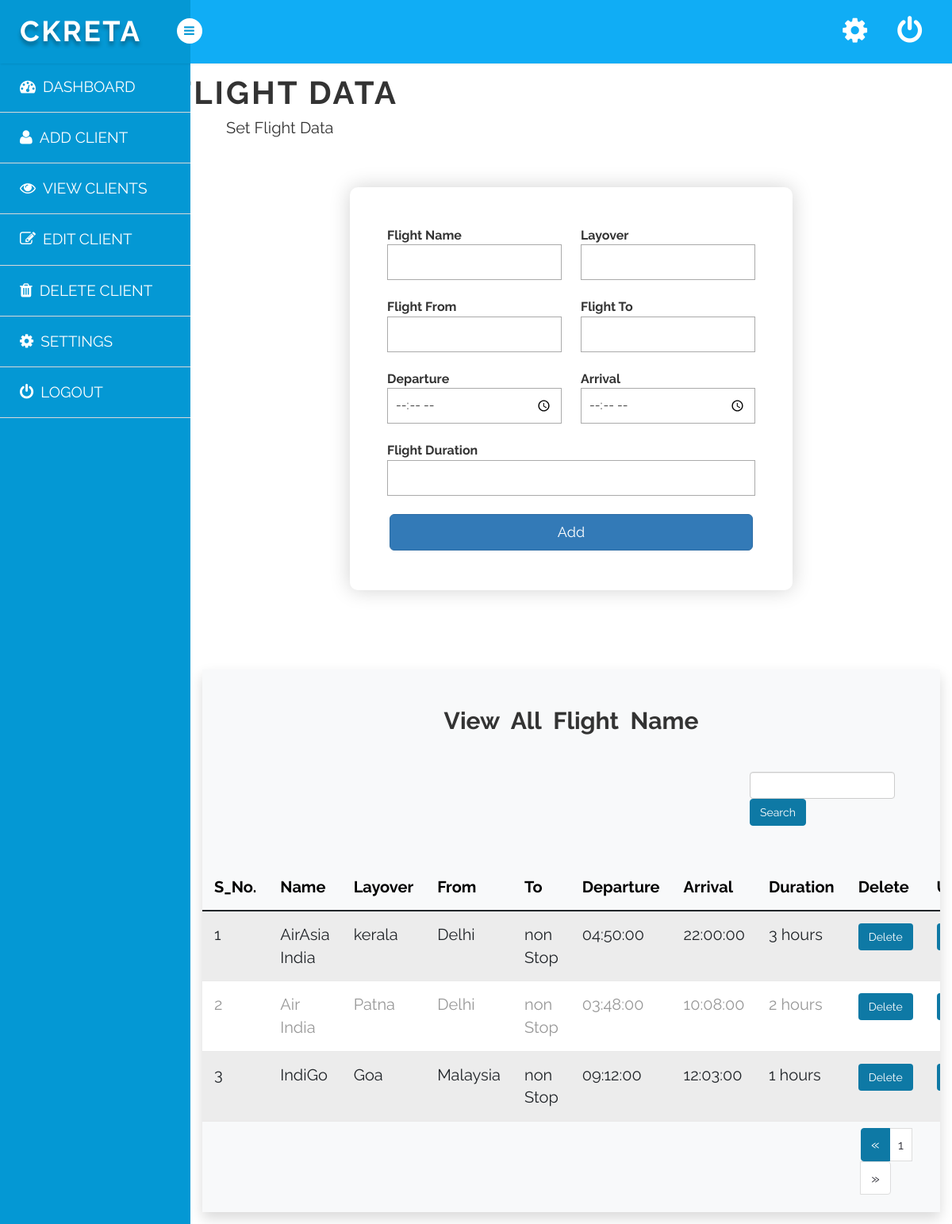
The page /client/flight.php (signed in) on the database its author committed.
### tables this page shows
CREATE TABLE `flights` (
  `user_id` int(11) NOT NULL,
  `trip_id` varchar(255) NOT NULL,
  `flight_name` varchar(255) NOT NULL,
  `flight_from` char(255) DEFAULT NULL,
  `flight_to` char(255) DEFAULT NULL,
  `layover` char(255) DEFAULT NULL,
  `departure` time DEFAULT NULL,
  `arrival` time DEFAULT NULL,
  `flight_duration` varchar(255) DEFAULT NULL
);

### client/flight.php (the view, shortened to what this page needs)
<?php
 $num_per_page=05;
    if(isset($_GET["page"]))
    {
            $page=$_GET["page"];
    }
    else
    {
        $page=1;
    }
    $start_from=($page-1) * 05;
    $sql="Select * from  flights ORDER BY user_id DESC limit $start_from,$num_per_page";
if (isset($_POST['btnsubmit'])) {
    $valuesearch = $_POST['valuesearch'];
    $sql = "SELECT * FROM `flights` WHERE CONCAT(`user_id`, `flight_name`)LIKE '%" . $valuesearch . "%'";
    $rs_result = filterTable($sql);
} else {
    $rs_result = filterTable($sql);
}
function filterTable($sql)
{
    include('../conn/config.php');
    $filter_result = mysqli_query($conn, $sql);
    return $filter_result;
}
?>
<link rel="stylesheet" href="../css/view_all.css">
<!DOCTYPE html>
<html>
<link rel="stylesheet" href="add1.css">
<link rel="stylesheet" href="https://maxcdn.bootstrapcdn.com/bootstrap/3.3.5/css/bootstrap.min.css">
<link rel="stylesheet"
    href="https://cdnjs.cloudflare.com/ajax/libs/bootstrap-multiselect/0.9.13/css/bootstrap-multiselect.css">
<link rel="stylesheet" href="https://maxcdn.bootstrapcdn.com/bootstrap/3.4.1/css/bootstrap.min.css">
<link href="https://cdn.jsdelivr.net/npm/bootstrap@5.1.3/dist/css/bootstrap.min.css" rel="stylesheet"
>
<link rel="stylesheet" href="https://cdnjs.cloudflare.com/ajax/libs/font-awesome/4.7.0/css/font-awesome.min.css">
<link rel="stylesheet" href="../css/setting.css">
<link rel="stylesheet" href="../css/main.css">
<body>
    <?php include '../include/side.php' ?>
    <section id="container">
        <section id="main-content">
            <section class="wrapper">
                    <h1 class="set1">FLIGHT DATA</h1>
                    <p class="set my-2">Set Flight Data</p>
                    <form id="regForm1"  action="" method="post" >
                                <div class="row">
                                    <div class="col-6">
                                    <label>Flight Name</label><br>
                                     <input type="text" name="flight_name" placeholder="Flight Name">
                                    </div>
                                    <div class="col-6">
                                    <label>Layover</label><br>
                                      <input type="text" name="layover" placeholder="Layover">
                                    </div>
                                </div>
                                <br>
                                <div class="row">
                                    <div class="col-6">
                                    <label>Flight From</label><br>
                                     <input type="text" name="flight_from" placeholder="Flight From">
                                    </div>
                                    <div class="col-6">
                                    <label>Flight To</label><br>
                                     <input type="text" name="flight_to" placeholder="Flight To">
                                        </div>
                                </div>
                                <br>
                                <div class="row">
                                    <div class="col-6">
                                    <label>Departure</label><br>
                                <input type="time" name="departure" placeholder="Departure">
                                    </div>
                                    <div class="col-6">
                                    <label>Arrival</label><br>
                                     <input type="time" name="arrival" placeholder="Arrival">
                                        </div>
                                </div>
                                <br>
                                <div class="row">
                                    <div class="col-12">
                                    <label>Flight Duration</label><br>
                                <input type="text" name="flight_duration" placeholder="Duration">
                                    </div>
                                </div>
                         <br>
                        <button type="submit" name="submitbtn" class="btn btn-primary btn-lg btn-block" style="color: white;">Add</button>
                    </form>
                    <div class="table-responsive  cla shadow bg-light" >
                    <h4 style="font-size: 30px;font-weight:900px; " class="text-center my-5"><b>View&nbsp;
                                All&nbsp;&nbsp;Flight&nbsp;&nbsp;Name</b></h4>
                            <form class="form-inline my-5" method="post" action="#">
                                <input type="text" class="form-control"  id="search_text"
                                    name="valuesearch" placeholder="Search : Enter Trip ID , Name , Date">
                                <button class="btn btn-success" type="submit" value="Filter"
                                    name="btnsubmit">Search</button>
                            </form>
                            <table class="table table-striped my-2 " >
                                <thead>
                                    <tr style="text-align: center;"  class="cs">
                                        <th  style="color: black; font-weight:bold;font-size:20px;">S_No.</th>
                                        <th style="color: black; font-weight:bold;font-size:20px;">Name</th>
                                        <th style="color: black; font-weight:bold;font-size:20px;">Layover</th>
                                        <th style="color: black; font-weight:bold;font-size:20px;">From</th>
                                        <th style="color: black; font-weight:bold;font-size:20px;">To</th>
                                        <th style="color: black; font-weight:bold;font-size:20px;">Departure</th>
                                        <th style="color: black; font-weight:bold;font-size:20px;">Arrival</th>
                                        <th style="color: black; font-weight:bold;font-size:20px;">Duration</th>
                                        <th style="color: black; font-weight:bold;font-size:20px;">Delete</th>
                                        <th style="color: black; font-weight:bold;font-size:20px;">Update</th>
                                     </tr>
                                </thead>
                                <tbody style="background-color: white;">
                                 <?php
                                include('../conn/config.php');
                                    $a=0;
                                    while ($row = mysqli_fetch_assoc($rs_result)){
                            ?>
                                    <tr >
                                        <td style="font-size:20px;">
                                            <?php echo ++$a ?>
                                        </td>
                                        <td style="font-size:20px;">
                                            <?php echo $row['flight_name'] ?>
                                        </td>
                                        <td style="font-size:20px;">
                                            <?php echo $row['flight_from'] ?>
                                        </td>
                                        <td style="font-size:20px;">
                                            <?php echo $row['flight_to'] ?>
                                        </td>
                                        <td style="font-size:20px;">
                                            <?php echo $row['layover'] ?>
                                        </td>
                                        <td style="font-size:20px;">
                                            <?php echo $row['departure'] ?>
                                        </td>
                                        <td style="font-size:20px;">
                                            <?php echo $row['arrival'] ?>
                                        </td>
                                        <td style="font-size:20px;">
                                            <?php echo $row['flight_duration'] ?>
                                        </td>
                                        <td>
                                            <a href="<?php $_SERVER['PHP_SELF'] ?>?del=<?php echo $row['user_id']?>"
                                                class="btn btn" style="background-color: #0e79a5; color:white;">Delete</a>
                                        </td>
                                        <td>
                                            <a href="update_flight.php?upd=<?php echo $row['user_id']?>"
                                                class="btn btn" style="background-color: #0e79a5; color:white;">Update</a>
                                        </td>
                                      </tr>
                                    <?php
                                        }
                                        ?>
                                </tbody>
                            </table>
                            <nav aria-label="Page navigation example ">
                                <ul class="pagination  ">
                                    <li class="page-item active">
                                        <a class="page-link" aria-label="Previous" href="<?php
                                        if($page <=1)
                                        {
                                            echo '#';
                                        }
                                        else
                                        {
                                            echo"?page=".$page -1;
                                        }
                                        ?>"> <span aria-hidden="true">&laquo;</span>
                                            <span class="sr-only">Previous</span></a>
                                    </li>
                                    <?php
                                            $sql="select * from flights";
                                            $rs_result=mysqli_query($conn,$sql);
                                            $total_records=mysqli_num_rows($rs_result);
                                            $total_page=ceil($total_records/$num_per_page);
                                            for($i=1;$i<=$total_page;$i++)
                                            {
                                                ?>
                                    <li class="page-item">
                                        <?php  echo "<a  class='page-link' aria-label='Previous' href='flight.php?page=".$i."' >".$i."</a>";?>
                                    </li>
                                    <?php
                                            }
                                            ?>
                                    <li class="page-item">
                                        <a class="page-link" aria-label="Next" href="<?php
                                        if($page ==$total_page)
                                        {
                                            echo '#';
                                        }
                                        else
                                        {
                                            echo"?page=".$page +1;
                                        }
                                        ?>"> <span aria-hidden="true">&raquo;</span>
                                            <span class="sr-only">Next</span></a>
                                    </li>
                                </ul>
                            </nav>
                            <br>
                        </div>
        </section>
    </section>
</section>
<?php include '../include/footer.php' ?>

### rows shown on the page
flights: flight_name "AirAsia India", flight_from "kerala", flight_to "Delhi", layover "non Stop", departure "04:50:00", arrival "22:00:00", flight_duration "3 hours"
flights: flight_name "Air India", flight_from "Patna", flight_to "Delhi", layover "non Stop", departure "03:48:00", arrival "10:08:00", flight_duration "2 hours"
flights: flight_name "IndiGo", flight_from "Goa", flight_to "Malaysia", layover "non Stop", departure "09:12:00", arrival "12:03:00", flight_duration "1 hours"
